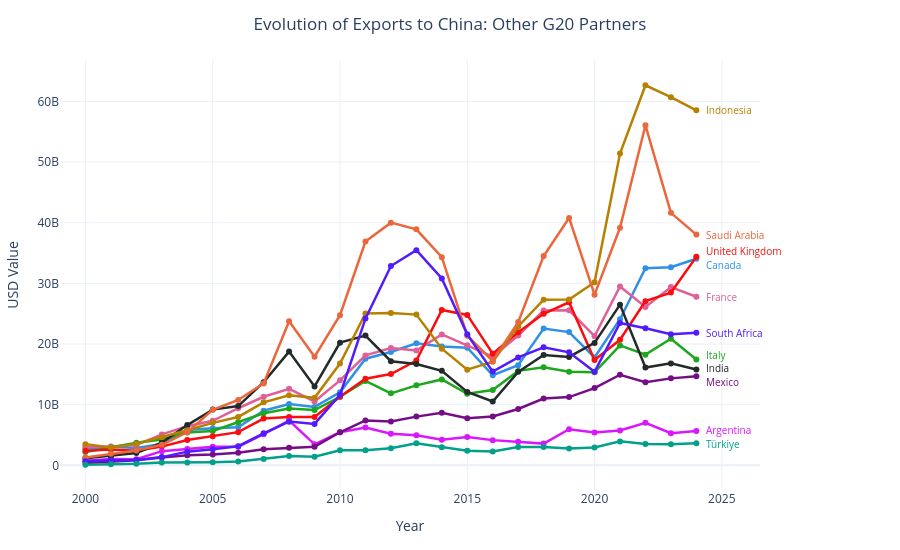

The code cell stored with this chart in its notebook:
### Code cell
##exportações g20 para china (demais países)

import plotly.graph_objs as go
import plotly.express as px

#separação dos parceiros
grupo_restante_iso = ['CAN', 'FRA', 'ITA', 'GBR', 'ARG', 'IND', 'IDN', 'MEX', 'SAU', 'ZAF', 'TUR', 'EUU']


cores_restante = px.colors.qualitative.Dark24

ultimos_valores = []
for iso in grupo_restante_iso:
    df_pais = evolucao_g20[evolucao_g20['partner_iso3_code'] == iso]
    if not df_pais.empty:
        df_pais = df_pais.sort_values('year')
        val = df_pais['import_value'].iloc[-1]
        nome = df_pais['Pais'].iloc[0]
        ultimos_valores.append({'iso': iso, 'val_real': val, 'val_ajustado': val, 'nome': nome})

ultimos_valores.sort(key=lambda x: x['val_real'])

distancia_minima = 2.2 * 10**9 

for _ in range(300):
    for i in range(len(ultimos_valores) - 1):
        if (ultimos_valores[i+1]['val_ajustado'] - ultimos_valores[i]['val_ajustado']) < distancia_minima:
            sobreposicao = distancia_minima - (ultimos_valores[i+1]['val_ajustado'] - ultimos_valores[i]['val_ajustado'])
            ultimos_valores[i]['val_ajustado'] -= sobreposicao / 2
            ultimos_valores[i+1]['val_ajustado'] += sobreposicao / 2
            
posicoes_ajustadas = {item['iso']: item['val_ajustado'] for item in ultimos_valores}


fig2 = go.Figure()

for i, iso in enumerate(grupo_restante_iso):
    df_pais = evolucao_g20[evolucao_g20['partner_iso3_code'] == iso].sort_values('year')
    
    if not df_pais.empty:
        nome_pais = df_pais['Pais'].iloc[0]
        cor = cores_restante[i % len(cores_restante)]
        
    
        fig2.add_trace(
            go.Scatter(
                x=df_pais['year'], 
                y=df_pais['import_value'], 
                name=nome_pais, 
                mode='lines+markers', 
                line=dict(color=cor, width=2.5),
                showlegend=False))
        
        
        fig2.add_annotation(
            x=df_pais['year'].iloc[-1], 
            y=posicoes_ajustadas[iso],
            text=nome_pais, 
            showarrow=False, 
            xanchor='left', 
            yanchor='middle',
            xshift=8, 
            font=dict(color=cor, size=10))


fig2.update_layout(
    title=dict(text="Evolution of Exports to China: Other G20 Partners", x=0.5),
    template="plotly_white",
    height=550, 
    hovermode="x unified",
    margin=dict(r=140, l=60, t=60, b=60))

fig2.update_yaxes(title_text="USD Value")
fig2.update_xaxes(title_text="Year", range=[1999, 2026.5], rangeslider_visible=False)

fig2.show()

### Figure 1 — Plotly figure (JSON) as saved in the notebook; plotly's stock layout.template omitted (floating-point values rounded to 4 significant figures)
{"data": [{"line": {"color": "#2E91E5", "width": 2.5}, "mode": "lines+markers", "name": "Canada", "showlegend": false, "type": "scatter", "x": [2000, 2001, 2002, 2003, 2004, 2005, 2006, 2007, 2008, 2009, 2010, 2011, 2012, 2013, 2014, 2015, 2016, 2017, 2018, 2019, 2020, 2021, 2022, 2023, 2024], "y": [2796130050, 3067395449, 2846184234, 3528373300, 5821858201, 6132613307, 6282943819, 9012753666, 10121210490, 9636523165, 12039165275, 17588855895, 18694843883, 20126525815, 19607337358, 19388806414, 14855705916, 16521521702, 22551921669, 21974249675, 17784925255, 24090713218, 32487686790, 32660105621, 34053340050]}, {"line": {"color": "#E15F99", "width": 2.5}, "mode": "lines+markers", "name": "France", "showlegend": false, "type": "scatter", "x": [2000, 2001, 2002, 2003, 2004, 2005, 2006, 2007, 2008, 2009, 2010, 2011, 2012, 2013, 2014, 2015, 2016, 2017, 2018, 2019, 2020, 2021, 2022, 2023, 2024], "y": [3058088600, 3106310406, 3336965891, 5100205422, 6461385639, 7344025166, 9415094513, 11312796181, 12613420363, 10543553122, 14014087847, 18125814131, 19328939789, 18942732135, 21591008711, 19789567367, 17923420288, 21407308554, 25521661395, 25566234477, 21286009861, 29481179551, 26112567679, 29393393745, 27799280902]}, {"line": {"color": "#1CA71C", "width": 2.5}, "mode": "lines+markers", "name": "Italy", "showlegend": false, "type": "scatter", "x": [2000, 2001, 2002, 2003, 2004, 2005, 2006, 2007, 2008, 2009, 2010, 2011, 2012, 2013, 2014, 2015, 2016, 2017, 2018, 2019, 2020, 2021, 2022, 2023, 2024], "y": [2207370673, 2921791053, 3711954648, 4271291721, 5431021968, 5672737554, 7098300410, 8592025375, 9381102328, 9116521045, 11311967874, 13912307057, 11873808376, 13190431978, 14164192477, 11810496225, 12420810493, 15576491635, 16181080942, 15446162979, 15343301646, 19777321540, 18250038681, 20867869146, 17459351716]}, {"line": {"color": "#FB0D0D", "width": 2.5}, "mode": "lines+markers", "name": "United Kingdom", "showlegend": false, "type": "scatter", "x": [2000, 2001, 2002, 2003, 2004, 2005, 2006, 2007, 2008, 2009, 2010, 2011, 2012, 2013, 2014, 2015, 2016, 2017, 2018, 2019, 2020, 2021, 2022, 2023, 2024], "y": [2423087522, 2599091866, 2411221988, 3093072565, 4191991420, 4818376926, 5476633921, 7721170618, 7987113218, 7957769256, 11301552838, 14280285948, 15049159770, 17291437446, 25627586460, 24801012712, 18406389460, 21927407961, 24984809831, 26886541379, 17386320296, 20705527332, 27069923266, 28481964199, 34374518529]}, {"line": {"color": "#DA16FF", "width": 2.5}, "mode": "lines+markers", "name": "Argentina", "showlegend": false, "type": "scatter", "x": [2000, 2001, 2002, 2003, 2004, 2005, 2006, 2007, 2008, 2009, 2010, 2011, 2012, 2013, 2014, 2015, 2016, 2017, 2018, 2019, 2020, 2021, 2022, 2023, 2024], "y": [770368683, 1057584972, 1017707438, 2338536007, 2685356272, 3073204863, 3061852199, 5133026623, 7372101424, 3465852716, 5472543226, 6221293383, 5229069957, 4971822086, 4231498543, 4658708236, 4159560963, 3887014826, 3584187985, 5960362139, 5437138081, 5749583928, 7005756599, 5299140423, 5658995173]}, {"line": {"color": "#222A2A", "width": 2.5}, "mode": "lines+markers", "name": "India", "showlegend": false, "type": "scatter", "x": [2000, 2001, 2002, 2003, 2004, 2005, 2006, 2007, 2008, 2009, 2010, 2011, 2012, 2013, 2014, 2015, 2016, 2017, 2018, 2019, 2020, 2021, 2022, 2023, 2024], "y": [1181772100, 1540546229, 2020337569, 3749531471, 6642707761, 9191687561, 9773652055, 13708701365, 18755691069, 13002856135, 20230880113, 21404672571, 17169407512, 16704766774, 15586053834, 12097070688, 10533832740, 15416969264, 18186056686, 17877619077, 20187193623, 26498362598, 16125238485, 16812495198, 15803685724]}, {"line": {"color": "#B68100", "width": 2.5}, "mode": "lines+markers", "name": "Indonesia", "showlegend": false, "type": "scatter", "x": [2000, 2001, 2002, 2003, 2004, 2005, 2006, 2007, 2008, 2009, 2010, 2011, 2012, 2013, 2014, 2015, 2016, 2017, 2018, 2019, 2020, 2021, 2022, 2023, 2024], "y": [3499495290, 2944353114, 3559105155, 4621541532, 5781928310, 7004965798, 7981265427, 10387322884, 11567891855, 11133252416, 16787873286, 25046486131, 25124345532, 24855357995, 19239106571, 15767240713, 17075943839, 22893015108, 27301647643, 27351996871, 30193929449, 51418509816, 62666447433, 60706307867, 58534510570]}, {"line": {"color": "#750D86", "width": 2.5}, "mode": "lines+markers", "name": "Mexico", "showlegend": false, "type": "scatter", "x": [2000, 2001, 2002, 2003, 2004, 2005, 2006, 2007, 2008, 2009, 2010, 2011, 2012, 2013, 2014, 2015, 2016, 2017, 2018, 2019, 2020, 2021, 2022, 2023, 2024], "y": [374418470, 571737505, 855093175, 1311609800, 1668629987, 1787850509, 2080411715, 2648280417, 2920894078, 3078802325, 5458357096, 7397704448, 7219876208, 8037367827, 8677727705, 7785439022, 8046540016, 9291683329, 11017373965, 11252112048, 12740514843, 14938026159, 13717181477, 14342120986, 14697932191]}, {"line": {"color": "#EB663B", "width": 2.5}, "mode": "lines+markers", "name": "Saudi Arabia", "showlegend": false, "type": "scatter", "x": [2000, 2001, 2002, 2003, 2004, 2005, 2006, 2007, 2008, 2009, 2010, 2011, 2012, 2013, 2014, 2015, 2016, 2017, 2018, 2019, 2020, 2021, 2022, 2023, 2024], "y": [1307519913, 1921505166, 2443204495, 3387671510, 5458207167, 9170858708, 10778616957, 13516262653, 23767212765, 17905331915, 24747982108, 36891385692, 40013118180, 38908509194, 34315668252, 21381873263, 17204142446, 23616760119, 34519861773, 40790425015, 28146530067, 39167067214, 56063750301, 41631097789, 38041757616]}, {"line": {"color": "#511CFB", "width": 2.5}, "mode": "lines+markers", "name": "South Africa", "showlegend": false, "type": "scatter", "x": [2000, 2001, 2002, 2003, 2004, 2005, 2006, 2007, 2008, 2009, 2010, 2011, 2012, 2013, 2014, 2015, 2016, 2017, 2018, 2019, 2020, 2021, 2022, 2023, 2024], "y": [660065017, 862684894, 868990490, 1359508966, 2262665142, 2636068704, 3154301338, 5282586722, 7209752665, 6828104174, 11632041010, 24191630518, 32867972773, 35476703861, 30799307797, 21597714085, 15457803375, 17794887172, 19466354847, 18628550819, 15419327782, 23479009465, 22610943972, 21624911454, 21844052407]}, {"line": {"color": "#00A08B", "width": 2.5}, "mode": "lines+markers", "name": "Türkiye", "showlegend": false, "type": "scatter", "x": [2000, 2001, 2002, 2003, 2004, 2005, 2006, 2007, 2008, 2009, 2010, 2011, 2012, 2013, 2014, 2015, 2016, 2017, 2018, 2019, 2020, 2021, 2022, 2023, 2024], "y": [100709667, 189997344, 248492362, 464128298, 470889915, 521657451, 637975446, 1069235512, 1554541629, 1421507443, 2473564266, 2491558162, 2814679433, 3637438965, 2965623354, 2393635900, 2275472784, 3028589063, 3023962718, 2780968310, 2959886153, 3953981407, 3532632904, 3497765400, 3646735133]}], "layout": {"annotations": [{"font": {"color": "#2E91E5", "size": 10}, "showarrow": false, "text": "Canada", "x": 2024, "xanchor": "left", "xshift": 8, "y": 33110000000.0, "yanchor": "middle"}, {"font": {"color": "#E15F99", "size": 10}, "showarrow": false, "text": "France", "x": 2024, "xanchor": "left", "xshift": 8, "y": 27799280902, "yanchor": "middle"}, {"font": {"color": "#1CA71C", "size": 10}, "showarrow": false, "text": "Italy", "x": 2024, "xanchor": "left", "xshift": 8, "y": 18186989877, "yanchor": "middle"}, {"font": {"color": "#FB0D0D", "size": 10}, "showarrow": false, "text": "United Kingdom", "x": 2024, "xanchor": "left", "xshift": 8, "y": 35310000000.0, "yanchor": "middle"}, {"font": {"color": "#DA16FF", "size": 10}, "showarrow": false, "text": "Argentina", "x": 2024, "xanchor": "left", "xshift": 8, "y": 5752865153, "yanchor": "middle"}, {"font": {"color": "#222A2A", "size": 10}, "showarrow": false, "text": "India", "x": 2024, "xanchor": "left", "xshift": 8, "y": 15986989877, "yanchor": "middle"}, {"font": {"color": "#B68100", "size": 10}, "showarrow": false, "text": "Indonesia", "x": 2024, "xanchor": "left", "xshift": 8, "y": 58534510570, "yanchor": "middle"}, {"font": {"color": "#750D86", "size": 10}, "showarrow": false, "text": "Mexico", "x": 2024, "xanchor": "left", "xshift": 8, "y": 13786989877, "yanchor": "middle"}, {"font": {"color": "#EB663B", "size": 10}, "showarrow": false, "text": "Saudi Arabia", "x": 2024, "xanchor": "left", "xshift": 8, "y": 38041757616, "yanchor": "middle"}, {"font": {"color": "#511CFB", "size": 10}, "showarrow": false, "text": "South Africa", "x": 2024, "xanchor": "left", "xshift": 8, "y": 21844052407, "yanchor": "middle"}, {"font": {"color": "#00A08B", "size": 10}, "showarrow": false, "text": "Türkiye", "x": 2024, "xanchor": "left", "xshift": 8, "y": 3552865153, "yanchor": "middle"}], "height": 550, "hovermode": "x unified", "margin": {"b": 60, "l": 60, "r": 140, "t": 60}, "title": {"text": "Evolution of Exports to China: Other G20 Partners", "x": 0.5}, "xaxis": {"range": [1999, 2026.0], "rangeslider": {"visible": false}, "title": {"text": "Year"}}, "yaxis": {"title": {"text": "USD Value"}}}}
